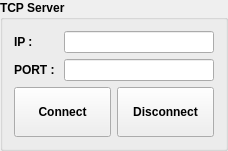
         <widget class="QGroupBox" name="groupBox">
          <property name="minimumSize">
           <size>
            <width>0</width>
            <height>0</height>
           </size>
          </property>
          <property name="maximumSize">
           <size>
            <width>240</width>
            <height>16777215</height>
           </size>
          </property>
          <property name="font">
           <font>
            <weight>75</weight>
            <bold>true</bold>
           </font>
          </property>
          <property name="title">
           <string>TCP Server</string>
          </property>
          <layout class="QGridLayout" name="gridLayout">
           <item row="0" column="0">
            <layout class="QVBoxLayout" name="verticalLayout_2">
             <item>
              <widget class="QLabel" name="label">
               <property name="text">
                <string>IP : </string>
               </property>
              </widget>
             </item>
             <item>
              <widget class="QLabel" name="label_2">
               <property name="text">
                <string>PORT : </string>
               </property>
              </widget>
             </item>
            </layout>
           </item>
           <item row="0" column="1">
            <layout class="QVBoxLayout" name="verticalLayout">
             <item>
              <widget class="QLineEdit" name="txtIP">
               <property name="minimumSize">
                <size>
                 <width>150</width>
                 <height>0</height>
                </size>
               </property>
              </widget>
             </item>
             <item>
              <widget class="QLineEdit" name="txtPORT">
               <property name="minimumSize">
                <size>
                 <width>150</width>
                 <height>0</height>
                </size>
               </property>
              </widget>
             </item>
            </layout>
           </item>
           <item row="1" column="0" colspan="2">
            <layout class="QHBoxLayout" name="horizontalLayout_2">
             <item>
              <widget class="QPushButton" name="btnConnect">
               <property name="enabled">
                <bool>true</bool>
               </property>
               <property name="minimumSize">
                <size>
                 <width>75</width>
                 <height>50</height>
                </size>
               </property>
               <property name="text">
                <string>Connect</string>
               </property>
              </widget>
             </item>
             <item>
              <widget class="QPushButton" name="btnDisconnect">
               <property name="minimumSize">
                <size>
                 <width>75</width>
                 <height>50</height>
                </size>
               </property>
               <property name="text">
                <string>Disconnect</string>
               </property>
              </widget>
             </item>
            </layout>
           </item>
          </layout>
         </widget>
